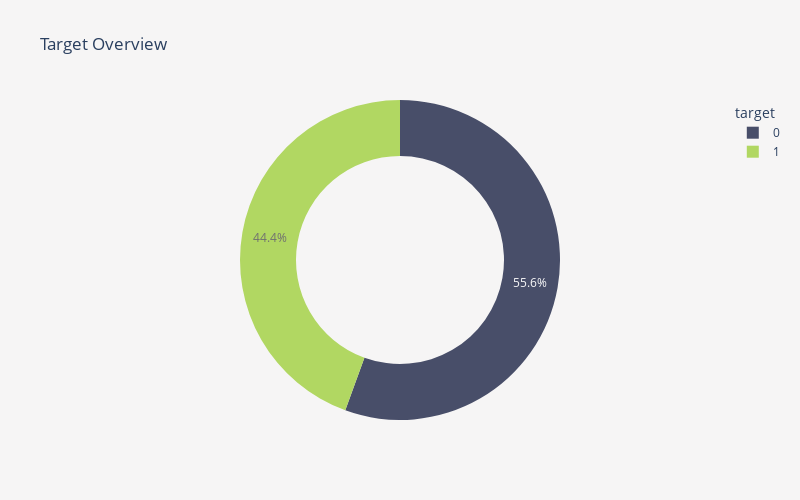

The notebook cell saved with this chart:
### Markdown cell above
<p style="font-size:20px; font-family:JetBrains Mono; color:#3E3F4C; border-bottom: 3px solid #9ACD32">Notes 📜</p>
<blockquote style="margin-right:auto; margin-left:auto; background-color:#fffaf6; padding: 15px; border-radius: 10px 10px">
    <ul style="font-size:16px; font-family:JetBrains Mono; color:#3E3F4C; margin-right: 10px; margin-top: 2px; margin-bottom: 2px">
        <li>In this section, we will take a closer look at each feature and create pivot tables which answer the question of which values are more related to the target.</li>
        <li>But let's see the target first.</li>
    </ul>
</blockquote>

### Code cell
fig = px.pie(
    train,
    names="target",
    height=500,
    width=800,
    hole=0.65,
    title="Target Overview",
    color_discrete_sequence=["#0f173b", "#9acd32"],
)
fig.update_layout(
    plot_bgcolor=BACKGROUND_COLOR,
    paper_bgcolor=BACKGROUND_COLOR,
    legend=dict(title="target")
)
fig.update_traces(opacity=0.75)
fig.show()

### Figure 1 — Plotly figure (JSON) as saved in the notebook; plotly's stock layout.template omitted (floating-point values rounded to 4 significant figures; data arrays with more than 128 entries replaced by an {"elided": "..."} marker saying what was removed)
{"data": [{"domain": {"x": [0, 1], "y": [0, 1]}, "hole": 0.65, "hovertemplate": "target=%{label}<extra></extra>", "labels": {"elided": "414 int values"}, "legendgroup": "", "name": "", "opacity": 0.75, "showlegend": true, "type": "pie"}], "layout": {"height": 500, "legend": {"title": {"text": "target"}, "tracegroupgap": 0}, "paper_bgcolor": "#F6F5F5", "piecolorway": ["#0f173b", "#9acd32"], "plot_bgcolor": "#F6F5F5", "title": {"text": "Target Overview"}, "width": 800}}
